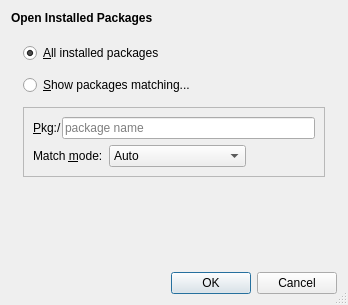
<?xml version="1.0" encoding="UTF-8"?>
<ui version="4.0" connectslotsbyname="false">
 <class>OpenPkgDialog</class>
 <widget class="QDialog" name="OpenPkgDialog">
  <property name="geometry">
   <rect>
    <x>0</x>
    <y>0</y>
    <width>348</width>
    <height>305</height>
   </rect>
  </property>
  <property name="windowTitle">
   <string>Select Packages</string>
  </property>
  <property name="sizeGripEnabled">
   <bool>true</bool>
  </property>
  <layout class="QVBoxLayout" name="verticalLayout_2">
   <item>
    <widget class="QLabel" name="dialogHeading">
     <property name="font">
      <font>
       <weight>75</weight>
       <bold>true</bold>
      </font>
     </property>
     <property name="text">
      <string>Open Installed Packages</string>
     </property>
    </widget>
   </item>
   <item>
    <layout class="QVBoxLayout" name="verticalLayout">
     <property name="spacing">
      <number>12</number>
     </property>
     <property name="leftMargin">
      <number>12</number>
     </property>
     <property name="topMargin">
      <number>12</number>
     </property>
     <property name="rightMargin">
      <number>12</number>
     </property>
     <property name="bottomMargin">
      <number>12</number>
     </property>
     <item>
      <spacer name="verticalSpacer_2">
       <property name="orientation">
        <enum>Qt::Vertical</enum>
       </property>
       <property name="sizeType">
        <enum>QSizePolicy::Fixed</enum>
       </property>
       <property name="sizeHint" stdset="0">
        <size>
         <width>0</width>
         <height>0</height>
        </size>
       </property>
      </spacer>
     </item>
     <item>
      <widget class="QRadioButton" name="allPkgRadioButton">
       <property name="text">
        <string>&amp;All installed packages</string>
       </property>
       <property name="checked">
        <bool>true</bool>
       </property>
      </widget>
     </item>
     <item>
      <spacer name="verticalSpacer">
       <property name="orientation">
        <enum>Qt::Vertical</enum>
       </property>
       <property name="sizeType">
        <enum>QSizePolicy::Fixed</enum>
       </property>
       <property name="sizeHint" stdset="0">
        <size>
         <width>0</width>
         <height>0</height>
        </size>
       </property>
      </spacer>
     </item>
     <item>
      <widget class="QRadioButton" name="useFilterRadioButton">
       <property name="text">
        <string>&amp;Show packages matching...</string>
       </property>
      </widget>
     </item>
     <item>
      <widget class="QFrame" name="filterFrame">
       <property name="enabled">
        <bool>true</bool>
       </property>
       <property name="frameShape">
        <enum>QFrame::StyledPanel</enum>
       </property>
       <layout class="QVBoxLayout" name="verticalLayout_3">
        <item>
         <layout class="QHBoxLayout" name="horizontalLayout">
          <property name="spacing">
           <number>0</number>
          </property>
          <item>
           <widget class="QLabel" name="pkgPrefixCaption">
            <property name="text">
             <string>&amp;Pkg:/</string>
            </property>
            <property name="buddy">
             <cstring>pkgPatternField</cstring>
            </property>
           </widget>
          </item>
          <item>
           <widget class="QLineEdit" name="pkgPatternField">
            <property name="placeholderText">
             <string>package name</string>
            </property>
           </widget>
          </item>
         </layout>
        </item>
        <item>
         <layout class="QHBoxLayout" name="horizontalLayout_2">
          <item>
           <widget class="QLabel" name="filterModeCaption">
            <property name="text">
             <string>Match &amp;mode:</string>
            </property>
            <property name="buddy">
             <cstring>filterModeComboBox</cstring>
            </property>
           </widget>
          </item>
          <item>
           <widget class="QComboBox" name="filterModeComboBox">
            <item>
             <property name="text">
              <string>Auto</string>
             </property>
            </item>
            <item>
             <property name="text">
              <string>Contains</string>
             </property>
            </item>
            <item>
             <property name="text">
              <string>Starts with</string>
             </property>
            </item>
            <item>
             <property name="text">
              <string>Exact match</string>
             </property>
            </item>
            <item>
             <property name="text">
              <string>Wildcard</string>
             </property>
            </item>
            <item>
             <property name="text">
              <string>Regular Expression</string>
             </property>
            </item>
           </widget>
          </item>
          <item>
           <spacer name="horizontalSpacer">
            <property name="orientation">
             <enum>Qt::Horizontal</enum>
            </property>
            <property name="sizeHint" stdset="0">
             <size>
              <width>0</width>
              <height>0</height>
             </size>
            </property>
           </spacer>
          </item>
         </layout>
        </item>
       </layout>
      </widget>
     </item>
    </layout>
   </item>
   <item>
    <spacer name="vSpacer3">
     <property name="orientation">
      <enum>Qt::Vertical</enum>
     </property>
     <property name="sizeType">
      <enum>QSizePolicy::MinimumExpanding</enum>
     </property>
     <property name="sizeHint" stdset="0">
      <size>
       <width>0</width>
       <height>0</height>
      </size>
     </property>
    </spacer>
   </item>
   <item>
    <widget class="QDialogButtonBox" name="buttonBox">
     <property name="standardButtons">
      <set>QDialogButtonBox::Cancel|QDialogButtonBox::Ok</set>
     </property>
     <property name="centerButtons">
      <bool>false</bool>
     </property>
    </widget>
   </item>
  </layout>
 </widget>
 <resources/>
 <connections>
  <connection>
   <sender>buttonBox</sender>
   <signal>accepted()</signal>
   <receiver>OpenPkgDialog</receiver>
   <slot>accept()</slot>
   <hints>
    <hint type="sourcelabel">
     <x>167</x>
     <y>265</y>
    </hint>
    <hint type="destinationlabel">
     <x>167</x>
     <y>144</y>
    </hint>
   </hints>
  </connection>
  <connection>
   <sender>buttonBox</sender>
   <signal>rejected()</signal>
   <receiver>OpenPkgDialog</receiver>
   <slot>reject()</slot>
   <hints>
    <hint type="sourcelabel">
     <x>167</x>
     <y>265</y>
    </hint>
    <hint type="destinationlabel">
     <x>167</x>
     <y>144</y>
    </hint>
   </hints>
  </connection>
 </connections>
</ui>
